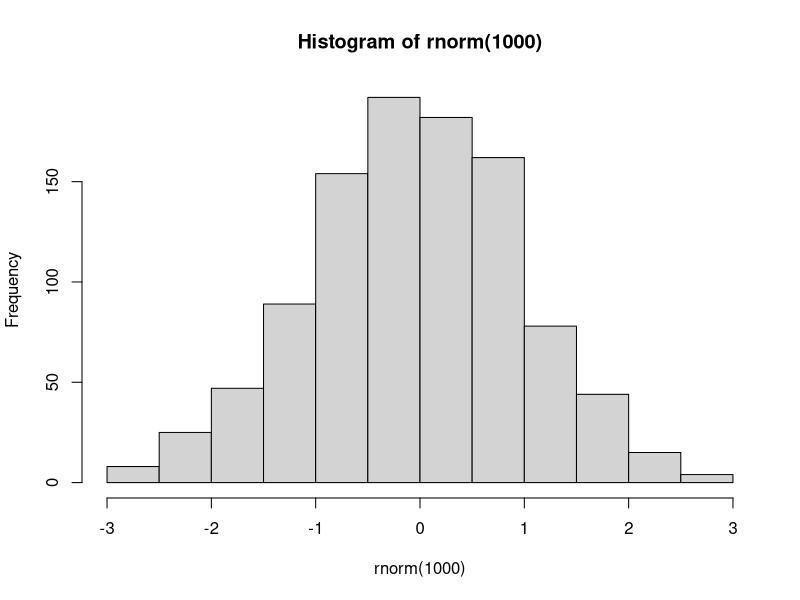

This chart was generated by the following R code:
## ---- chunk 1

x = c(2,4,6,8)
x = x*2
x

## ---- chunk 2
hist(rnorm(1000))
